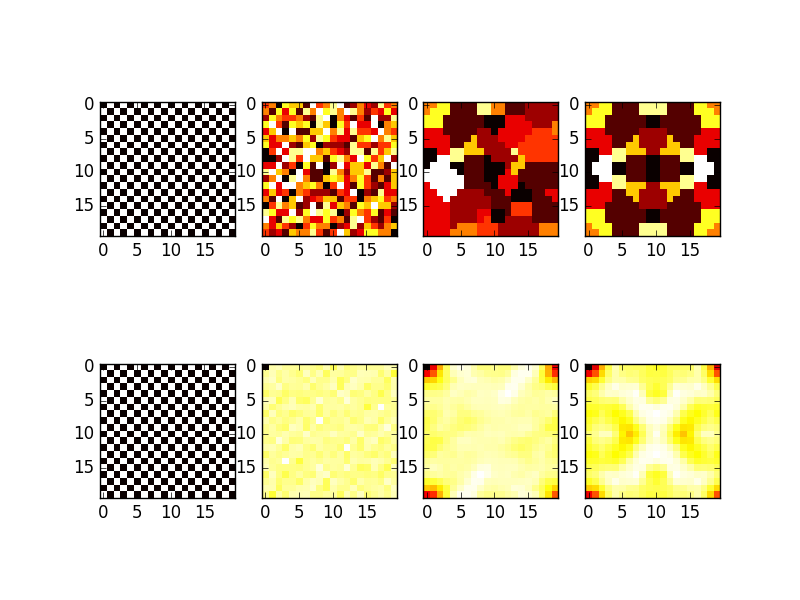

Recreate this plot in Python.
from Pattern import Pattern
import matplotlib.pyplot as plt

test=Pattern(20,20)
test.create("chess",2)
A=test.get()
B=test.autocor()

test.create("rand",10)
C=test.get()
D=test.autocor()

test.evolve("cluster")
test.evolve("cluster")
test.evolve("cluster")
E=test.get()
F=test.autocor()

test.mirror(0)
test.mirror(1)
G=test.get()
H=test.autocor()

plt.subplot(241)
plt.imshow(A, cmap='hot', interpolation='nearest')
plt.subplot(245)
plt.imshow(B, cmap='hot', interpolation='nearest')
plt.subplot(242)
plt.imshow(C, cmap='hot', interpolation='nearest')
plt.subplot(246)
plt.imshow(D, cmap='hot', interpolation='nearest')
plt.subplot(243)
plt.imshow(E, cmap='hot', interpolation='nearest')
plt.subplot(247)
plt.imshow(F, cmap='hot', interpolation='nearest')
plt.subplot(244)
plt.imshow(G, cmap='hot', interpolation='nearest')
plt.subplot(248)
plt.imshow(H, cmap='hot', interpolation='nearest')
plt.show()
